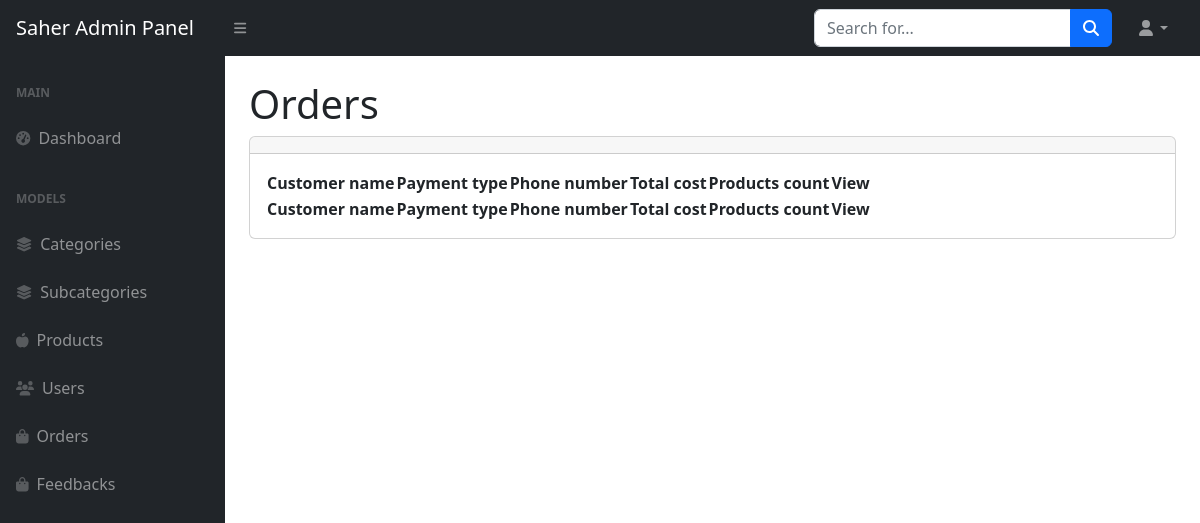
Before: /adminpanel/orders/ (signed in) with the older database file.
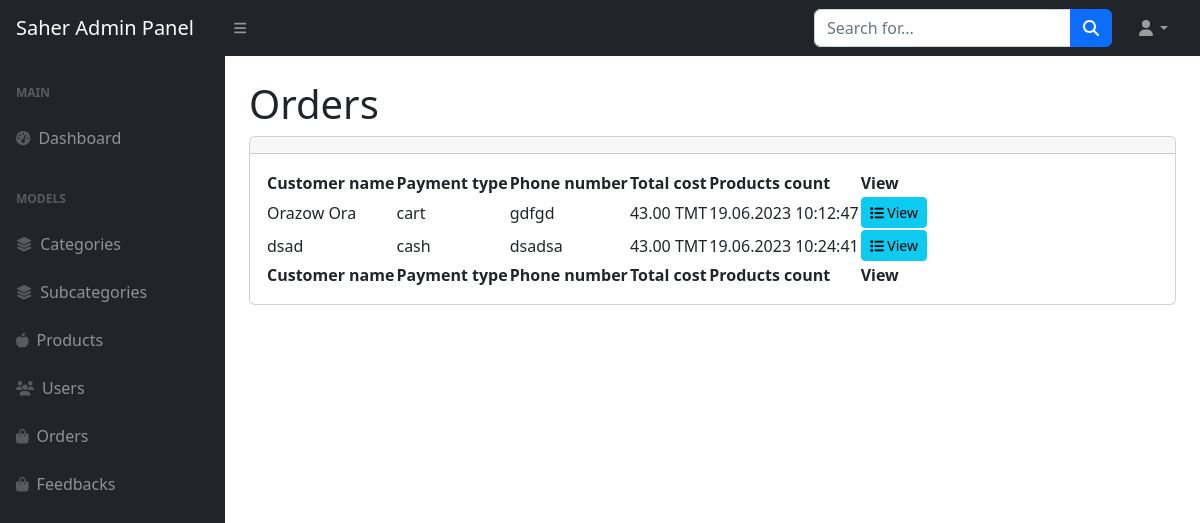
After: the same page with the newer database file.
### orders/models.py (models this page shows)
class Order(models.Model):
    payment_type = models.CharField(max_length=30)
    full_name = models.CharField(max_length=100)
    phone_number = models.CharField(max_length=20)
    address = models.CharField(max_length=200)
    note = models.CharField(max_length=200)
    cart = models.OneToOneField(Cart,on_delete=models.CASCADE)
    status = models.BooleanField(default=False)
    created_at = models.DateTimeField(auto_now_add=True)
    updated_at = models.DateTimeField(auto_now=True)

### cards/models.py (models this page shows, shortened)
class Cart(models.Model):
    user = models.ForeignKey(User, on_delete=models.CASCADE, related_name='carts')
    created_at = models.DateTimeField(auto_now_add=True)
    updated_at = models.DateTimeField(auto_now=True)
    status = models.BooleanField(default=False)
    def totalsum(self):
        total = 0
        for i in self.items.all():
            total += i.total_price()
        return total
    def shipping(self):
        if self.totalsum() < 150:
            return 10
        else:
            return 0
    def total_cost(self):
        return self.totalsum() + self.shipping()

class CartItem(models.Model):
    cart = models.ForeignKey(Cart, on_delete=models.CASCADE, related_name='items')
    product = models.ForeignKey(Product, on_delete=models.CASCADE, related_name='carts')
    quantity = models.PositiveIntegerField(default=0)
    def total_price(self):
        return self.quantity * self.product.price_new

### products/models.py (models this page shows, shortened)
class Product(models.Model):
    name = models.CharField(max_length=50)
    subcategory = models.ForeignKey(Subcategory, on_delete=models.CASCADE, related_name='products')
    image = models.ImageField(upload_to='products/')
    price_old = models.DecimalField(max_digits=8, decimal_places=2, blank=True, null=True)
    price_new = models.DecimalField(max_digits=8, decimal_places=2)
    desc = models.TextField()
    created_at = models.DateTimeField(auto_now_add=True)
    updated_at = models.DateTimeField(auto_now=True)

### adminpanel/views.py (the view)
# urls.py: path('orders/', include('orders.urls')),
@login_required(login_url='admin.login')
def orders(request):
    orders = Order.objects.all()
    context = {
        'orders':orders
    }
    return render(request, 'adminpanel/orders.html', context)

### Saher_app/context_processors.py (called while the page is built)
def include_categories(request):
    categories = Category.objects.all()
    subcategories = Subcategory.objects.all()
    shopping_cart, created =  Cart.objects.get_or_create(user = request.user, status = False)
    return {
        'categories': categories,
        'subcategories': subcategories,
        'shopping_cart': shopping_cart,
    }

### adminpanel/templates/adminpanel/orders.html (shortened to what this page needs)
{% extends 'adminpanel/main.html' %}
{% block main %}
<main>
    <div class="container-fluid px-4">
        <h1 class="mt-4">Orders</h1>
        <div class="card mb-4">
            <div class="card-header">
            </div>
            <div class="card-body">
                <table id="datatablesSimple">
                    <thead>
                        <tr>
                            <th>Customer name</th>
                            <th>Payment type</th>
                            <th>Phone number</th>
                            <th>Total cost</th>
                            <th>Products count</th>
                            <th>View</th>
                        </tr>
                    </thead>
                    <tfoot>
                        <tr>
                            <th>Customer name</th>
                            <th>Payment type</th>
                            <th>Phone number</th>
                            <th>Total cost</th>
                            <th>Products count</th>
                            <th>View</th>
                        </tr>
                    </tfoot>
                    <tbody>
                        {% for order in orders %}
                        <tr>
                            <td>{{order.full_name}}</td>
                            <td>{{order.payment_type}}</td>
                            <td>{{order.phone_number}}</td>
                            <td> {{order.cart.total_cost}} TMT</td>
                            <td> {{order.cart.created_at|date:"d.m.Y H:i:s"}}</td>
                            <td>
                                <a href="{% url 'admin.order_details' order.id %}" class="btn btn-sm btn-info"> <i class="fa fa-list" aria-hidden="true"></i> View</a>
                            </td>
                        </tr>
                        {% endfor %}
                    </tbody>
                </table>
            </div>
        </div>
    </div>
</main>
{% endblock main %}

Changed rows visible on the page:
added Order: full_name "Orazow Ora", payment_type "cart", phone_number "gdfgd", cart.total_cost "43.00", cart.created_at "19.06.2023 10:12:47"
added Order: full_name "dsad", payment_type "cash", phone_number "dsadsa", cart.total_cost "43.00", cart.created_at "19.06.2023 10:24:41"
